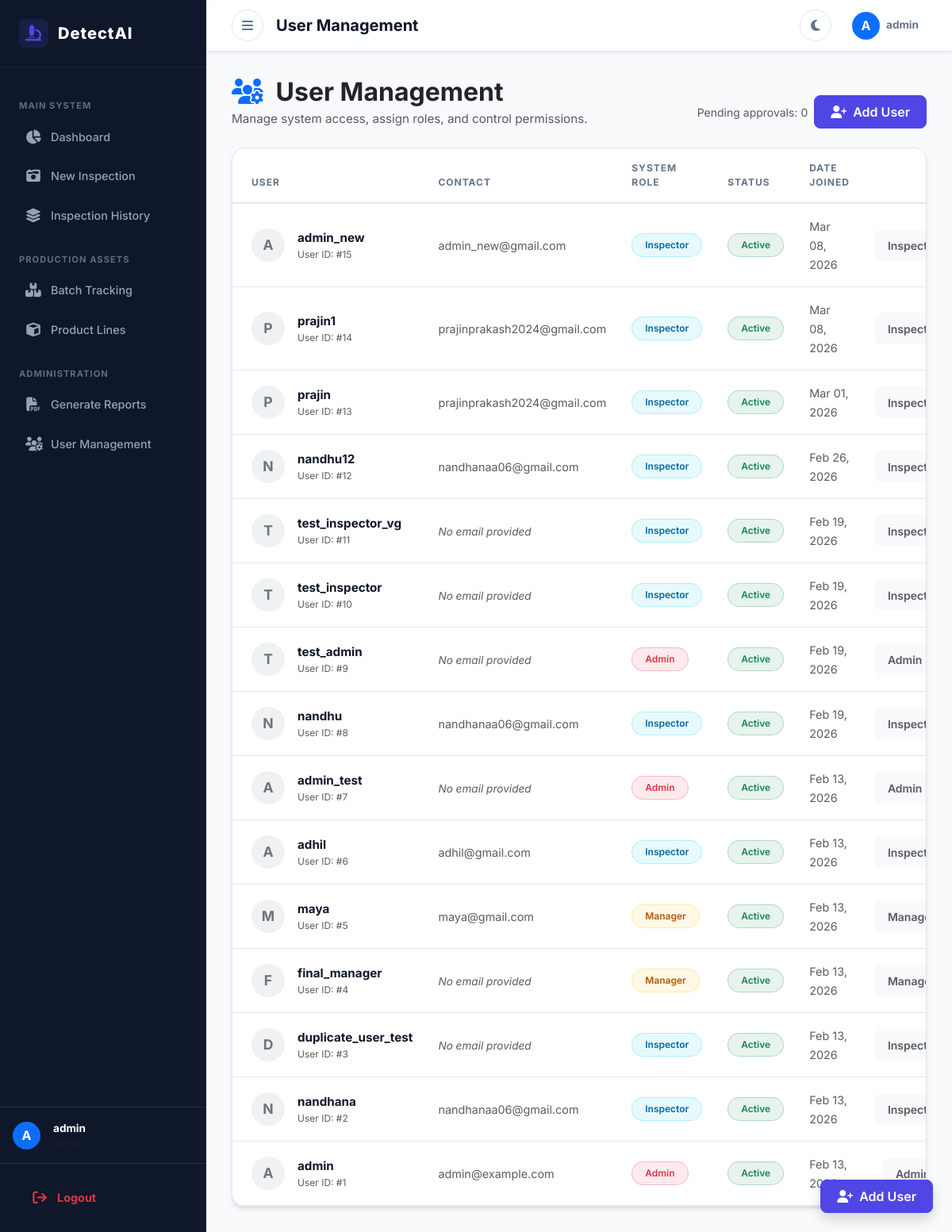
The page /accounts/users/ (signed in) on the database its author committed.
### accounts/models.py (models this page shows, shortened)
class CustomUser(AbstractUser):
    ROLE_CHOICES = (
        ('admin', 'Admin'),
        ('inspector', 'Quality Inspector'),
        ('manager', 'Production Manager'),
    )
    role = models.CharField(max_length=20, choices=ROLE_CHOICES, default='inspector')

### accounts/views.py (the view, shortened to what this page needs)
# urls.py: path('users/', views.user_list, name='user_list'),
@user_passes_test(is_admin)
def user_list(request):
    users = CustomUser.objects.all().order_by('-date_joined')
    pending_count = CustomUser.objects.filter(is_active=False).count()
    return render(request, 'users/user_list.html', {'users': users, 'pending_count': pending_count})

### templates/users/user_list.html (shortened to what this page needs)
{% extends 'base.html' %}
{% block title %}User Management{% endblock %}
{% block content %}
<div class="container-fluid px-0">
    <div class="mb-4 d-flex justify-content-between align-items-end flex-wrap gap-3">
        <div>
            <h2 class="fw-bold text-dark mb-1">
                <i class="fas fa-users-gear text-primary me-2"></i> User Management
            </h2>
            <p class="text-muted mb-0" style="font-size: 0.95rem;">Manage system access, assign roles, and control permissions.</p>
        </div>
        <div class="d-flex align-items-center gap-2">
            <span class="text-muted small">Pending approvals: {{ pending_count }}</span>
            <button class="btn btn-primary d-flex align-items-center gap-2" style="border-radius: 10px;" data-bs-toggle="modal" data-bs-target="#createUserModal">
                <i class="fas fa-user-plus"></i> Add User
            </button>
        </div>
    </div>
    <div class="card shadow-sm border-0 rounded-4">
        <div class="card-body p-0">
            <div class="table-responsive">
                <table class="table table-hover align-middle mb-0">
                    <thead class="table-light">
                        <tr>
                            <th class="ps-4">User</th>
                            <th>Contact</th>
                            <th>System Role</th>
                            <th>Status</th>
                            <th>Date Joined</th>
                            <th class="pe-4 text-end">Actions</th>
                        </tr>
                    </thead>
                    <tbody>
                        {% for user in users %}
                        <tr>
                            <td class="ps-4">
                                <div class="d-flex align-items-center">
                                    <div class="bg-secondary bg-opacity-10 text-secondary rounded-circle d-flex justify-content-center align-items-center me-3 fw-bold" style="width: 42px; height: 42px; font-size: 1.1rem;">
                                        {{ user.username|first|upper }}
                                    </div>
                                    <div>
                                        <div class="fw-bold" style="color: var(--text-main); font-size: 0.95rem;">{{ user.username }}</div>
                                        <div class="text-muted" style="font-size: 0.75rem;">User ID: #{{ user.id }}</div>
                                    </div>
                                </div>
                            </td>
                            <td>
                                {% if user.email %}
                                    <span class="text-muted" style="font-size: 0.9rem;">{{ user.email }}</span>
                                {% else %}
                                    <span class="text-muted fst-italic" style="font-size: 0.85rem;">No email provided</span>
                                {% endif %}
                            </td>
                            <td>
                                {% if user.role == 'admin' %}
                                    <span class="badge bg-danger bg-opacity-10 text-danger border border-danger border-opacity-25 px-3 py-2 rounded-pill" style="font-weight: 600; font-size: 0.75rem;">Admin</span>
                                {% elif user.role == 'manager' %}
                                    <span class="badge bg-warning bg-opacity-10 text-warning border border-warning border-opacity-25 px-3 py-2 rounded-pill" style="font-weight: 600; font-size: 0.75rem; color: #b45309 !important;">Manager</span>
                                {% else %}
                                    <span class="badge bg-info bg-opacity-10 text-info border border-info border-opacity-25 px-3 py-2 rounded-pill" style="font-weight: 600; font-size: 0.75rem; color: #0369a1 !important;">Inspector</span>
                                {% endif %}
                            </td>
                            <td>
                                {% if user.is_active %}
                                    <span class="badge bg-success bg-opacity-10 text-success border border-success border-opacity-25 px-3 py-2 rounded-pill" style="font-weight: 600; font-size: 0.75rem;">Active</span>
                                {% else %}
                                    <span class="badge bg-secondary bg-opacity-10 text-secondary border border-secondary border-opacity-25 px-3 py-2 rounded-pill" style="font-weight: 600; font-size: 0.75rem;">Inactive</span>
                                {% endif %}
                            </td>
                            <td>
                                <span class="text-muted" style="font-size: 0.9rem;">
                                    {{ user.date_joined|date:"M d, Y" }}
                                </span>
                            </td>
                            <td class="pe-4">
                                <div class="d-flex justify-content-end align-items-center gap-2">
                                    <form action="{% url 'edit_user' user.id %}" method="post" class="d-flex align-items-center gap-2 m-0">
                                        <select name="role" class="form-select form-select-sm border-0 bg-light fw-semibold text-muted" style="width: 110px; box-shadow: none;">
                                            <option value="admin" {% if user.role == 'admin' %}selected{% endif %}>Admin</option>
                                            <option value="manager" {% if user.role == 'manager' %}selected{% endif %}>Manager</option>
                                            <option value="inspector" {% if user.role == 'inspector' %}selected{% endif %}>Inspector</option>
                                        </select>
                                    </form>
                                </div>
                            </td>
                        </tr>
                        {% endfor %}
                    </tbody>
                </table>
            </div>
        </div>
    </div>
</div>
<button class="btn btn-primary position-fixed d-flex align-items-center gap-2 shadow" style="right: 24px; bottom: 24px; border-radius: 14px; z-index: 1080;" data-bs-toggle="modal" data-bs-target="#createUserModal">
    <i class="fas fa-user-plus"></i> Add User
</button>
{% endblock %}

### templates/base.html (shortened to what this page needs)
{% load static %}
<!DOCTYPE html>
<html lang="en">
<head>
    <link href="https://cdn.jsdelivr.net/npm/bootstrap@5.3.0/dist/css/bootstrap.min.css" rel="stylesheet">
    <link rel="stylesheet" href="https://cdnjs.cloudflare.com/ajax/libs/font-awesome/6.4.0/css/all.min.css">
    <link rel="stylesheet" href="{% static 'css/style.css' %}?v=20260308">
</head>
<body>
    <div id="wrapper">
        <div id="sidebar-wrapper">
                <a href="{% if user.role == 'inspector' %}{% url 'inspector_dashboard' %}{% else %}{% url 'dashboard' %}{% endif %}" class="sidebar-brand">
                <i class="fas fa-microscope"></i> DetectAI
            </a>
            <nav class="sidebar-nav">
                <div class="nav-section-label">Main System</div>
                <a href="{% if user.role == 'inspector' %}{% url 'inspector_dashboard' %}{% else %}{% url 'dashboard' %}{% endif %}" class="sidebar-link ">
                    <i class="fas fa-chart-pie"></i> Dashboard
                </a>
                {% if user.role == 'admin' or user.role == 'inspector' %}
                <a href="{% url 'upload_inspection' %}" class="sidebar-link {% if request.resolver_match.url_name == 'upload_inspection' %}active{% endif %}">
                    <i class="fas fa-camera-retro"></i> New Inspection
                </a>
                {% endif %}
                <a href="{% url 'inspection_list' %}" class="sidebar-link {% if request.resolver_match.url_name == 'inspection_list' %}active{% endif %}">
                    <i class="fas fa-layer-group"></i> Inspection History
                </a>
                <div class="nav-section-label">Production Assets</div>
                <a href="{% url 'batch_list' %}" class="sidebar-link {% if 'batch' in request.path %}active{% endif %}">
                    <i class="fas fa-boxes-stacked"></i> Batch Tracking
                </a>
                <a href="{% url 'product_list' %}" class="sidebar-link {% if 'product' in request.path %}active{% endif %}">
                    <i class="fas fa-cube"></i> Product Lines
                </a>
                {% if user.role == 'admin' or user.role == 'manager' %}
                <div class="nav-section-label">Administration</div>
                <a href="{% url 'report_preview' %}" class="sidebar-link {% if request.resolver_match.url_name == 'report_preview' %}active{% endif %}">
                    <i class="fas fa-file-pdf"></i> Generate Reports
                </a>
                {% endif %}
                {% if user.role == 'admin' %}
                <a href="{% url 'user_management' %}" class="sidebar-link {% if request.resolver_match.url_name == 'user_management' %}active{% endif %}">
                    <i class="fas fa-users-gear"></i> User Management
                </a>
                {% endif %}
            </nav>
            <div class="mt-auto">
                <div class="sidebar-user d-flex align-items-center gap-3 p-3 border-top border-secondary border-opacity-25">
                    <div class="sidebar-avatar rounded-circle bg-primary text-white d-flex align-items-center justify-content-center" style="width: 35px; height: 35px; font-weight: bold;">
                        {{ user.username|first|upper }}
                    </div>
                    <div class="sidebar-user-info">
                        <div class="sidebar-user-name text-white fw-bold" style="font-size: 0.85rem;">{{ user.username|default:"Guest" }}</div>
                        <div class="sidebar-user-role text-muted" style="font-size: 0.75rem; text-transform: capitalize;">{{ user.role|default:"User" }}</div>
                    </div>
                </div>
                <div class="sidebar-logout p-3 border-top border-secondary border-opacity-25">
                    <form method="post" action="{% url 'logout' %}" class="m-0">
                        <button type="submit" class="sidebar-link w-100 border-0 bg-transparent text-start text-danger fw-bold">
                            <i class="fas fa-arrow-right-from-bracket"></i> Logout
                        </button>
                    </form>
                </div>
            </div>
        </div>
        <div id="page-content-wrapper">
            <header class="top-navbar shadow-sm">
                <div class="d-flex align-items-center gap-3">
                    <button id="menu-toggle" class="nav-action-btn" title="Toggle Sidebar">
                        <i class="fas fa-bars"></i>
                    </button>
                    <h5 class="m-0 fw-bold">{% block title %}Dashboard{% endblock %}</h5>
                </div>
                <div class="d-flex align-items-center gap-3">
                    <button id="darkModeToggle" class="nav-action-btn" title="Toggle Theme">
                        <i class="fas fa-moon" id="themeIcon"></i>
                    </button>
                    <div class="dropdown">
                        <button class="nav-action-btn border-0 d-flex align-items-center gap-2" style="width: auto; padding: 0 10px;" type="button" data-bs-toggle="dropdown">
                            <div class="bg-primary text-white rounded-circle d-flex align-items-center justify-content-center" style="width: 35px; height: 35px; font-weight: bold;">
                                {{ user.username|first|upper }}
                            </div>
                            <div class="text-start d-none d-md-block">
                                <div class="fw-bold" style="font-size: 0.85rem; line-height: 1;">{{ user.username|default:"Guest" }}</div>
                            </div>
                        </button>
                    </div>
                </div>
            </header>
            <main class="main-content">
                {% block content %}
                {% endblock %}
            </main>
        </div>
    </div>
</body>
</html>

### rows shown on the page
CustomUser: username|first "A", username "admin", id "1", email "admin@example.com", shows "Admin", is_active "Active", date_joined "Feb 13,…", role "Admin"
CustomUser: username|first "A", username "admin_new", id "15", email "admin_new@gmail.com", shows "Inspector", is_active "Active", date_joined "Mar 08, 2026", role "Inspector"
CustomUser: username|first "P", username "prajin1", id "14", email "prajinprakash2024@gmail.com", shows "Inspector", is_active "Active", date_joined "Mar 08, 2026", role "Inspector"
CustomUser: username|first "P", username "prajin", id "13", email "prajinprakash2024@gmail.com", shows "Inspector", is_active "Active", date_joined "Mar 01, 2026", role "Inspector"
CustomUser: username|first "N", username "nandhu12", id "12", email "nandhanaa06@gmail.com", shows "Inspector", is_active "Active", date_joined "Feb 26, 2026", role "Inspector"
CustomUser: username|first "T", username "test_inspector_vg", id "11", email "No email provided", shows "Inspector", is_active "Active", date_joined "Feb 19, 2026", role "Inspector"
CustomUser: username|first "T", username "test_inspector", id "10", email "No email provided", shows "Inspector", is_active "Active", date_joined "Feb 19, 2026", role "Inspector"
CustomUser: username|first "T", username "test_admin", id "9", email "No email provided", shows "Admin", is_active "Active", date_joined "Feb 19, 2026", role "Admin"
CustomUser: username|first "N", username "nandhu", id "8", email "nandhanaa06@gmail.com", shows "Inspector", is_active "Active", date_joined "Feb 19, 2026", role "Inspector"
CustomUser: username|first "A", username "admin_test", id "7", email "No email provided", shows "Admin", is_active "Active", date_joined "Feb 13, 2026", role "Admin"
CustomUser: username|first "A", username "adhil", id "6", email "adhil@gmail.com", shows "Inspector", is_active "Active", date_joined "Feb 13, 2026", role "Inspector"
CustomUser: username|first "M", username "maya", id "5", email "maya@gmail.com", shows "Manager", is_active "Active", date_joined "Feb 13, 2026", role "Manager"
CustomUser: username|first "F", username "final_manager", id "4", email "No email provided", shows "Manager", is_active "Active", date_joined "Feb 13, 2026", role "Manager"
CustomUser: username|first "D", username "duplicate_user_test", id "3", email "No email provided", shows "Inspector", is_active "Active", date_joined "Feb 13, 2026", role "Inspector"
CustomUser: username|first "N", username "nandhana", id "2", email "nandhanaa06@gmail.com", shows "Inspector", is_active "Active", date_joined "Feb 13, 2026", role "Inspector"

### other values the page prints
{{ pending_count }} "0"
